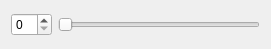
<?xml version="1.0" encoding="UTF-8"?>
<ui version="4.0">
 <class>SmallWidget</class>
 <widget class="QWidget" name="SmallWidget">
  <property name="geometry">
   <rect>
    <x>0</x>
    <y>0</y>
    <width>271</width>
    <height>49</height>
   </rect>
  </property>
  <property name="windowTitle">
   <string>Form</string>
  </property>
  <layout class="QHBoxLayout" name="horizontalLayout">
   <item>
    <widget class="QSpinBox" name="spinBox"/>
   </item>
   <item>
    <widget class="QSlider" name="horizontalSlider">
     <property name="orientation">
      <enum>Qt::Horizontal</enum>
     </property>
    </widget>
   </item>
  </layout>
 </widget>
 <resources/>
 <connections/>
</ui>
